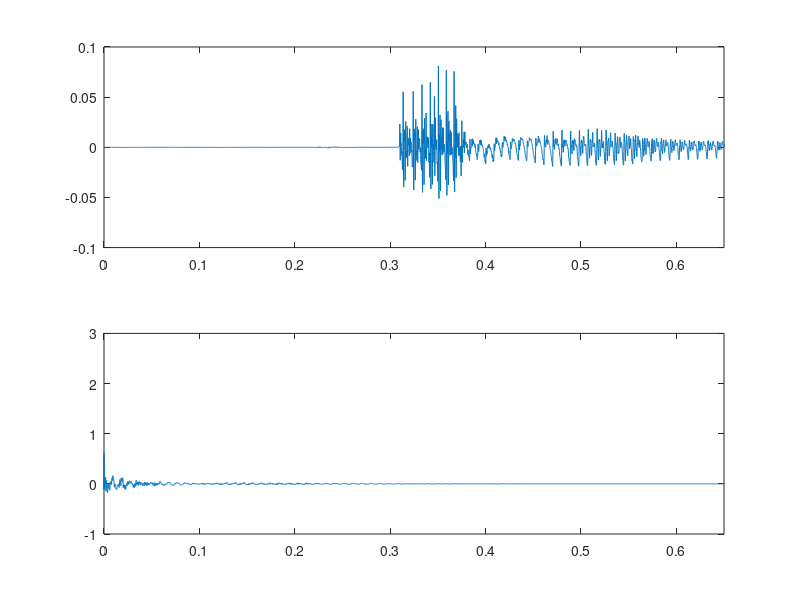

Reproduce this figure in MATLAB.
clc; clear all; close all
load('parametrs.mat')
load('me_ahoj.mat')
% figure(1); plot(speech);

% segment = speech(16000:27000);
segment = speech;
% figure(2); plot(segment)

figure(2); subplot(2,1,1);
plot([1:size(segment)]/Fs, segment)
axis([0 0.65 -0.1 0.1]);

[cor,tau]=xcorr(segment);
subplot(2,1,2);
plot(tau/Fs,cor);
axis([0 0.65 -1 3]);

%Vypocet zakladniho hlasivkoveho tonu:
[M, i] = max(cor); %M je max. hodnota, i je pak cislo vzorku pro tau = 0
[M, i] = max(cor((i+16) : length(cor) )); %hleda od kmitoctu < 1kHz
T0 = (i+16)/Fs
F0 = 1/T0
% 
% 
% cor((length(tau)+1)/2) %hodnota corelacni funkce pro tau=0
% maxk(cor,10) %hledani max. zacina od tau=0.05s (20Hz)  
% 
% 
% figure(1111)
% plot(tau,cor);